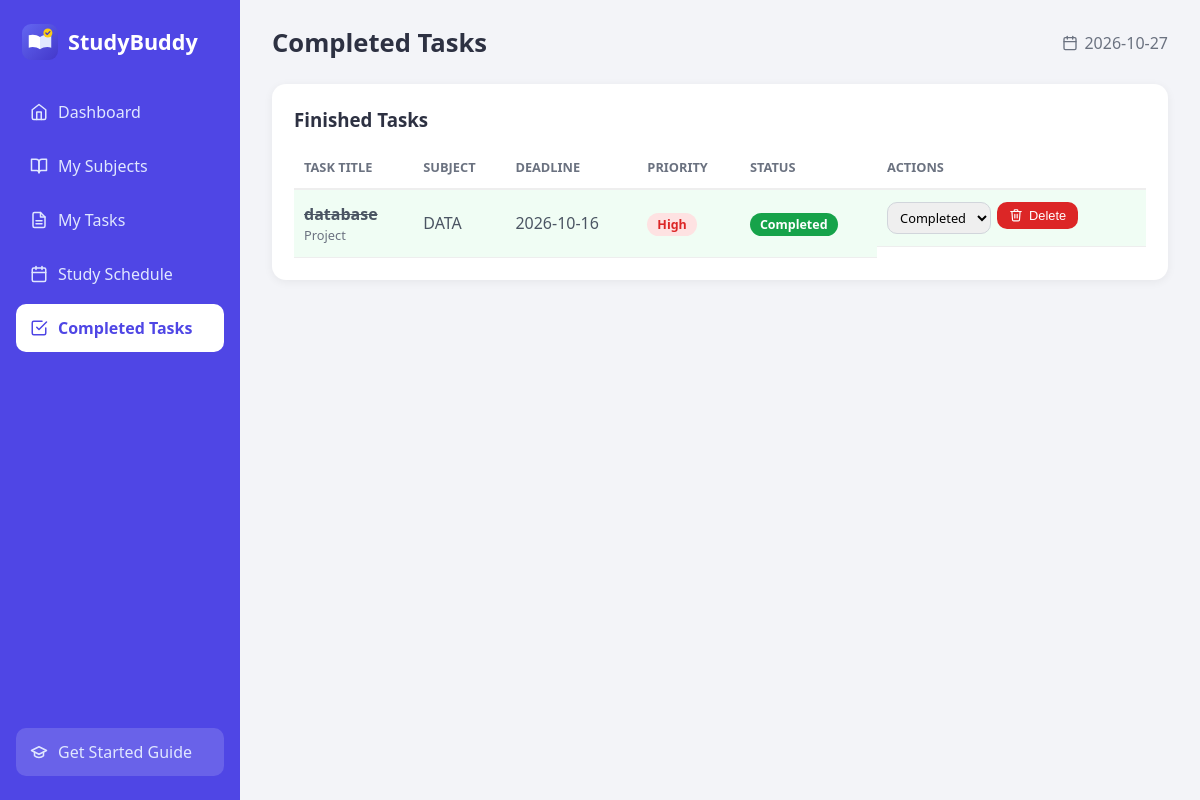
Page /completed on the committed database.
### tables this page shows
CREATE TABLE tasks (
            task_id          INTEGER PRIMARY KEY AUTOINCREMENT,
            subject_id       INTEGER NOT NULL,
            task_title       TEXT NOT NULL,
            task_description TEXT,
            task_type        TEXT NOT NULL DEFAULT 'Assignment',
            deadline         TEXT NOT NULL,
            priority         TEXT NOT NULL DEFAULT 'Medium',
            status           TEXT NOT NULL DEFAULT 'Pending',
            created_at       TEXT NOT NULL,
            FOREIGN KEY (subject_id) REFERENCES subjects (subject_id)
        );

CREATE TABLE subjects (
            subject_id   INTEGER PRIMARY KEY AUTOINCREMENT,
            subject_name TEXT NOT NULL,
            description  TEXT
        );

### app.py (the view)
@app.route("/completed")
def completed():
    conn = get_db()
    task_list = conn.execute(TASK_SELECT + "WHERE t.status='Completed' "
                             "ORDER BY t.deadline DESC").fetchall()
    conn.close()
    return render_template("completed.html", title="Completed Tasks", task_list=task_list)

### app.py (called while the page is built)
@app.context_processor
def inject_common():
    today = date.today()
    return {"today": today.isoformat(),
            "soon": (today + timedelta(days=3)).isoformat(),
            "STATUSES": STATUSES, "PRIORITIES": PRIORITIES, "TYPES": TYPES}

### database.py (called while the page is built)
def get_db():
    conn = sqlite3.connect(DB_PATH)
    conn.row_factory = sqlite3.Row
    conn.execute("PRAGMA foreign_keys = ON")  # enforce relationships
    return conn

### templates/completed.html
{% extends "base.html" %}
{% import "_macros.html" as m with context %}
{% block content %}
<section class="card">
  <h3>Finished Tasks</h3>
  {{ m.task_table(task_list) }}
</section>
{% endblock %}

### templates/_macros.html (shortened to what this page needs)
{% from "_icons.html" import icon %}
{% macro task_table(task_list, edit=false) %}
{% if task_list %}
<div class="table-wrap">
<table>
  <thead><tr><th>Task Title</th><th>Subject</th><th>Deadline</th><th>Priority</th><th>Status</th><th>Actions</th></tr></thead>
  <tbody>
  {% for t in task_list %}
    {% set state = 'done' if t.status == 'Completed' else ('overdue' if t.deadline < today else ('soon' if t.deadline <= soon else 'ok')) %}
    <tr class="row-{{ state }}">
      <td><strong>{{ t.task_title }}</strong><small>{{ t.task_type }}{% if t.task_description %} · {{ t.task_description }}{% endif %}</small></td>
      <td>{{ t.subject_name }}</td>
      <td>{{ t.deadline }}</td>
      <td><span class="badge p-{{ t.priority|lower }}">{{ t.priority }}</span></td>
      <td><span class="badge s-{{ 'ongoing' if state == 'ok' and t.status == 'Ongoing' else state }}">{{ {'done':'Completed','overdue':'Overdue','soon':'Due Soon'}[state] if state != 'ok' else t.status }}</span>
          {% if state == 'overdue' and t.status == 'Ongoing' %}<small>Ongoing</small>{% endif %}</td>
      <td class="actions">
        <form method="post" action="{{ url_for('set_status', task_id=t.task_id) }}">
          <select name="status" class="status-select" onchange="this.form.submit()" title="Change status">
            {% for s in STATUSES %}<option {{ 'selected' if s == t.status }}>{{ s }}</option>{% endfor %}
          </select>
        </form>
        <form method="post" action="{{ url_for('delete_task', task_id=t.task_id) }}"
              onsubmit="return confirm('Delete this task?')">
          <button class="btn btn-sm btn-danger">{{ icon('trash', 14) }} Delete</button>
        </form>
      </td>
    </tr>
  {% endfor %}
  </tbody>
</table>
</div>
{% else %}
<p class="empty">No tasks to show.</p>
{% endif %}
{% endmacro %}

### templates/_icons.html (shortened to what this page needs)
{% macro icon(name, size=18) %}
<svg class="ic" width="{{ size }}" height="{{ size }}" viewBox="0 0 24 24" fill="none" stroke="currentColor" stroke-width="2" stroke-linecap="round" stroke-linejoin="round" aria-hidden="true">{{ p[name]|safe }}</svg>
{%- endmacro %}

### static/css/style.css (style rules this page uses)
:root { --primary:#4f46e5; --primary-dark:#4338ca; --bg:#f3f4f8; --card:#fff; --text:#2d3142; --muted:#6b7280; --red:#dc2626; --amber:#d97706; --green:#16a34a; --radius:14px; }
* { box-sizing: border-box; margin: 0; padding: 0; }
body { font-family: "Segoe UI", Arial, sans-serif; background: var(--bg); color: var(--text); line-height: 1.5; }
.card { background: var(--card); border-radius: var(--radius); padding: 22px; margin-bottom: 22px; box-shadow: 0 2px 10px rgba(0,0,0,.06); transition: .2s; }
.card h3 { margin-bottom: 14px; }
.deadline small, td small { display: block; color: var(--muted); font-size: .8rem; }
.table-wrap { overflow-x: auto; }
table { width: 100%; border-collapse: collapse; }
th { text-align: left; font-size: .8rem; text-transform: uppercase; color: var(--muted); padding: 10px; border-bottom: 2px solid #eee; }
td { padding: 12px 10px; border-bottom: 1px solid #eee; vertical-align: middle; }
.row-done td { background: #f0fdf4; color: #4b5563; }
.row-done td strong { text-decoration: line-through; }
.actions { display: flex; gap: 6px; flex-wrap: wrap; }
.badge { padding: 3px 10px; border-radius: 99px; font-size: .78rem; font-weight: 600; white-space: nowrap; }
.p-high { background: #fee2e2; color: var(--red); }
.s-done { background: var(--green); color: #fff; }
.btn { background: var(--primary); color: #fff; border: 0; padding: 10px 18px; border-radius: 10px; cursor: pointer; font-size: .95rem; transition: .2s; }
.btn-sm { padding: 6px 12px; font-size: .8rem; }
.btn-danger { background: var(--red); }
input, select, textarea { width: 100%; padding: 10px 12px; border: 1px solid #d1d5db; border-radius: 10px; font: inherit; margin-bottom: 12px; }
.status-select { width: auto; margin: 0; padding: 5px 8px; font-size: .8rem; }
.ic { flex-shrink: 0; vertical-align: middle; }
.btn { display: inline-flex; align-items: center; gap: 6px; }

### rows in the picture
tasks: task_title "database", task_type "Project", subject_name "DATA", deadline "2026-10-16", priority "High", status "Completed", {{ size }} 14 (drawn)

### other values in the picture
{{ label }} "Dashboard" "My Subjects" "My Tasks" "Study Schedule" "Completed Tasks"
{{ title }} "Completed Tasks"
{{ today }} "2026-10-27"
form field status "Completed"
